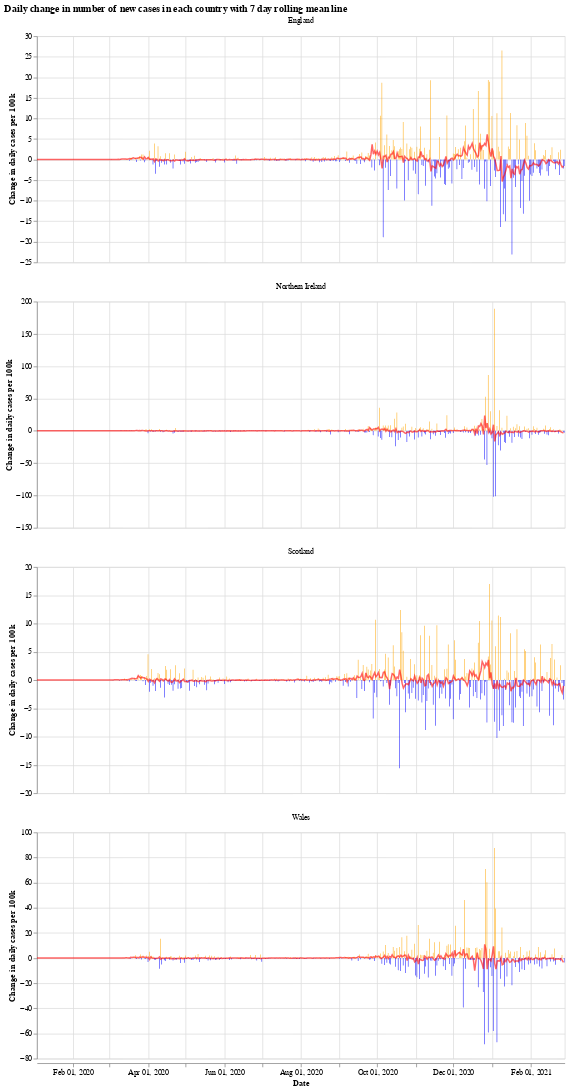

This figure's notebook cell:
### Markdown cell above
We will use the Python library `Altair` for visualising the data, see the [altair docs](https://altair-viz.github.io/) for more information.

First we have a graph which shows the daily change in the number of new cases for each country. This number jumps up and down all over the place, which is likely due to delay in reporting of new cases over the weekend. Another interesting thing is that it looks like the daily cases in Wales experienced a much shorter period of calm over the summer (calm in the sense of daily cases not jumping up and down).

The orange bars are days when the number of new cases (per 100k population) was more than the previous day, while the blue are days when the number of new cases dropped. The red line is the 7 day moving average. 

When the moving average line is below 0, it means that there is a consistent drop in new cases. We can see this clearly happening around the times that lockdowns were introduced (though, to varying degrees). I will update the graphs soon with a marker of when each lockdown started.

### Code cell
# collapse
import altair as alt

bars = alt.Chart(uk_cases).mark_bar().encode(
    x=alt.X("yearmonthdate(date):T", axis=alt.Axis(title='Date')),
    y=alt.Y("casesChangeRate:Q", axis=alt.Axis(title='Change in daily cases per 100k')),
    tooltip='casesChange',
    color=alt.condition(
        alt.datum.casesChangeRate > 0,
        alt.value("orange"),  # The positive color
        alt.value("blue")  # The negative color
    )
).properties(title='Daily change in number of new cases with 7 day rolling mean',width=700).interactive()

line = alt.Chart(uk_cases).mark_line(
    color='red',
    size=2,
    opacity=0.6
).transform_window(
    rolling_mean='mean(casesChangeRate)',
    frame=[0, 7],
    groupby=['areaName']
).encode(
    x='yearmonthdate(date):T',
    y='rolling_mean:Q'
)

alt.layer(bars, line, data=uk_cases).facet(alt.Column(
    'areaName', title=''), columns=1).resolve_scale(y='independent').properties(title='Daily change in number of new cases in each country with 7 day rolling mean line')

### Figure 1 — Vega-Lite specification as saved in the notebook (floating-point values rounded to 4 significant figures; data arrays with more than 128 entries replaced by an {"elided": "..."} marker saying what was removed)
{"config": {"view": {"continuousWidth": 400, "continuousHeight": 300}}, "data": {"name": "data-3aa277e1710d61275ecc417ea633bcf7"}, "facet": {"type": "nominal", "field": "areaName", "title": ""}, "spec": {"layer": [{"mark": "bar", "encoding": {"color": {"condition": {"value": "orange", "test": "(datum.casesChangeRate > 0)"}, "value": "blue"}, "tooltip": {"type": "quantitative", "field": "casesChange"}, "x": {"type": "temporal", "axis": {"title": "Date"}, "field": "date", "timeUnit": "yearmonthdate"}, "y": {"type": "quantitative", "axis": {"title": "Change in daily cases per 100k"}, "field": "casesChangeRate"}}, "selection": {"selector001": {"type": "interval", "bind": "scales", "encodings": ["x", "y"]}}, "title": "Daily change in number of new cases with 7 day rolling mean", "width": 700}, {"mark": {"type": "line", "color": "red", "opacity": 0.6, "size": 2}, "encoding": {"x": {"type": "temporal", "field": "date", "timeUnit": "yearmonthdate"}, "y": {"type": "quantitative", "field": "rolling_mean"}}, "transform": [{"window": [{"op": "mean", "field": "casesChangeRate", "as": "rolling_mean"}], "frame": [0, 7], "groupby": ["areaName"]}]}]}, "columns": 1, "resolve": {"scale": {"y": "independent"}}, "title": "Daily change in number of new cases in each country with 7 day rolling mean line", "$schema": "https://vega.github.io/schema/vega-lite/v4.8.1.json", "datasets": {"data-3aa277e1710d61275ecc417ea633bcf7": {"elided": "1688 records"}}}
